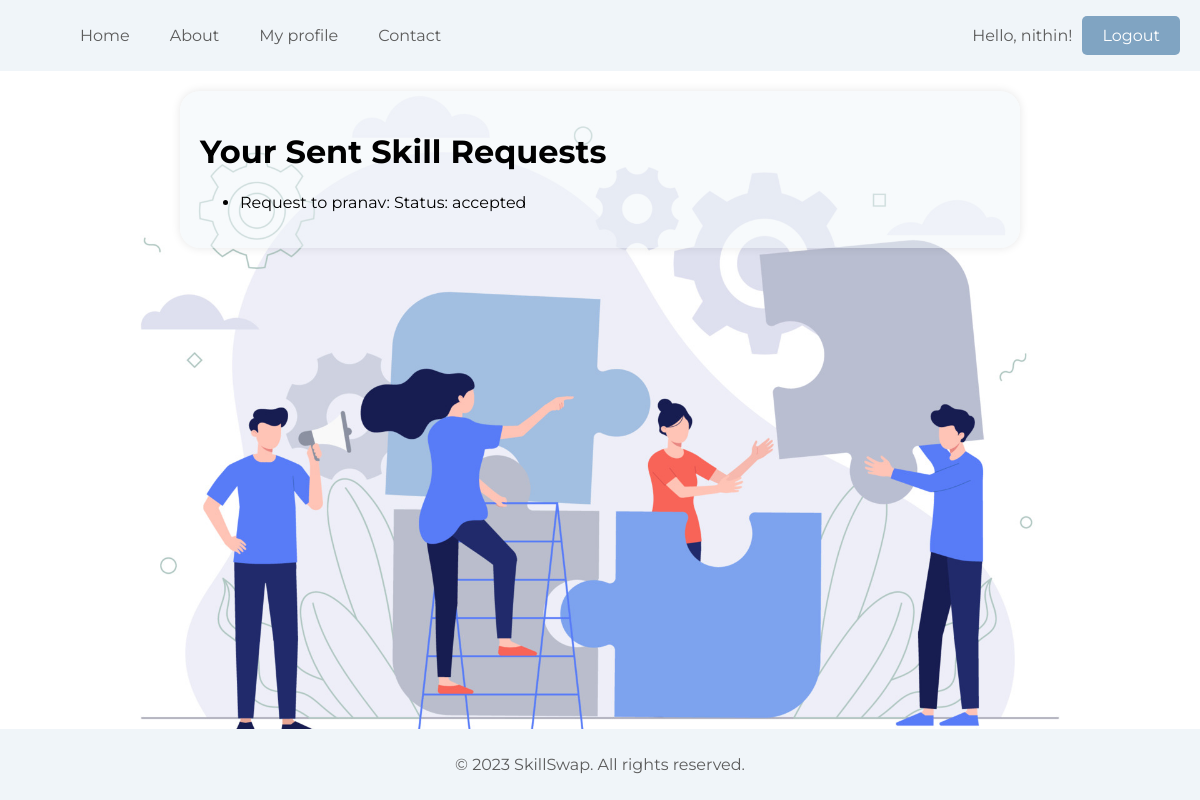
Page /sent-skill-requests/ (signed in) on the earlier database version.
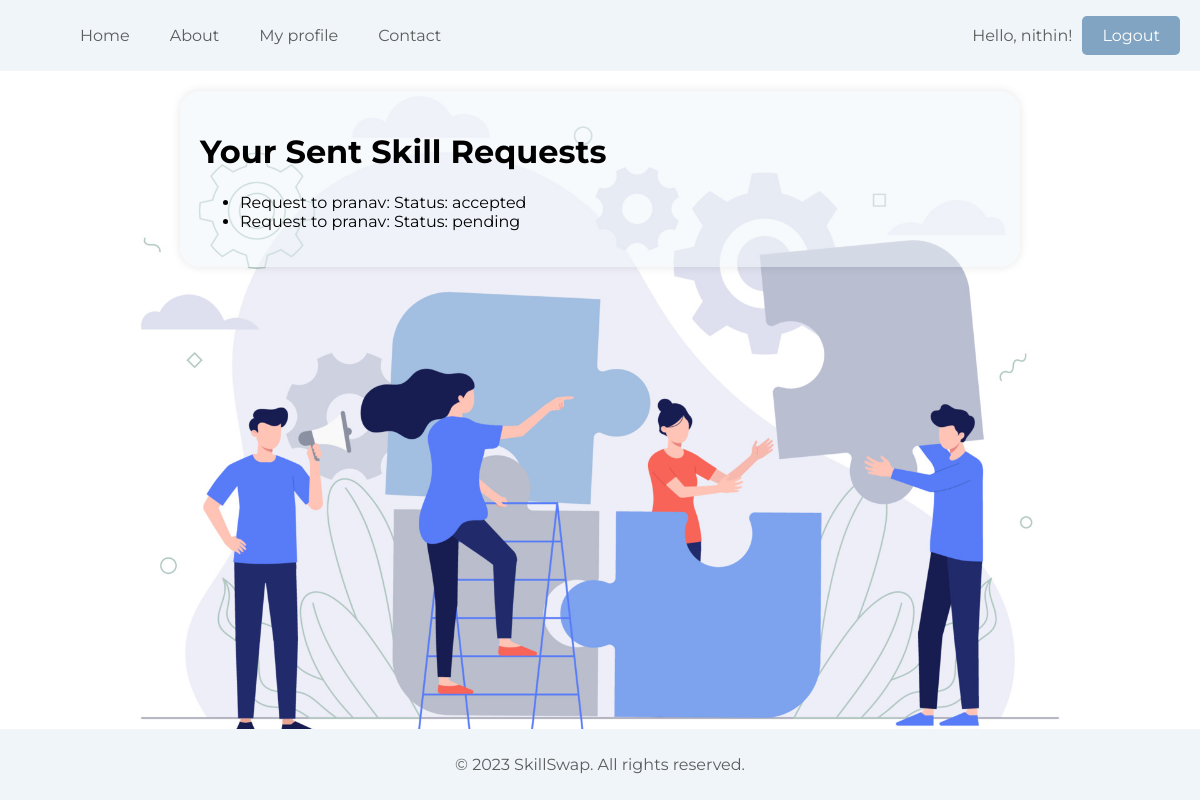
Same page on the later database version.
### Skill/models.py (models this page shows, shortened)
class SkillRequest(models.Model):
    sender = models.ForeignKey(
        CustomUser, on_delete=models.CASCADE, related_name="sent_requests")
    receiver = models.ForeignKey(
        CustomUser, on_delete=models.CASCADE, related_name="received_requests")
    message = models.TextField()
    status = models.CharField(max_length=10, choices=[(
        'pending', 'Pending'), ('accepted', 'Accepted'), ('rejected', 'Rejected')])

class CustomUser(AbstractUser):
    email = models.EmailField(unique=True)
    profile_picture = models.ImageField(
        upload_to='profile_pictures/', null=True, blank=True)
    about_me = models.TextField(null=True, blank=True)

### Skill/views.py (the view)
# urls.py: path('sent-skill-requests/', views.sent_skill_requests, name='sent_skill_requests'),
@never_cache
def sent_skill_requests(request):
    sent_requests = SkillRequest.objects.filter(sender=request.user)
    return render(request, 'sent_skill_requests.html', {'sent_requests': sent_requests})

### Skill/templates/sent_skill_requests.html (shortened to what this page needs)
{% load static %}
<!DOCTYPE html>
<html lang="en">
<head>
</head>
<body>
        <header>
            <nav>
                <ul>
                    <li><a href="{% url 'home' %}">Home</a></li>
                    <li><a href="{% url 'about_us' %}">About</a></li>
                    <li><a href="{% url 'profile' %}">My profile</a></li>
                    <li><a href="{% url 'contact' %}">Contact</a></li>
                </ul>
            </nav>
                <div class="user-info">
                    <p>Hello, {{ user.username }}!</p>
                    <a href="{% url 'logout' %}" class="btn btn-primary" id="logout-link">Logout</a>
                </div>
        </header>
        <div class="profile-container">
            <div class="profile-left">
                <h1>Your Sent Skill Requests</h1>
                <ul>
                    {% for request in sent_requests %}
                        <li>
                            Request to {{ request.receiver.username }}:
                            Status: {{ request.status }}
                        </li>
                    {% empty %}
                        <p>You haven't sent any skill requests yet.</p>
                    {% endfor %}
                </ul>
            </div>
        </div>
    <footer>
        <p>&copy; 2023 SkillSwap. All rights reserved.</p>
    </footer>
</body>
</html>

Differences in the rows shown:
added SkillRequest: receiver.username "pranav", status "pending"
